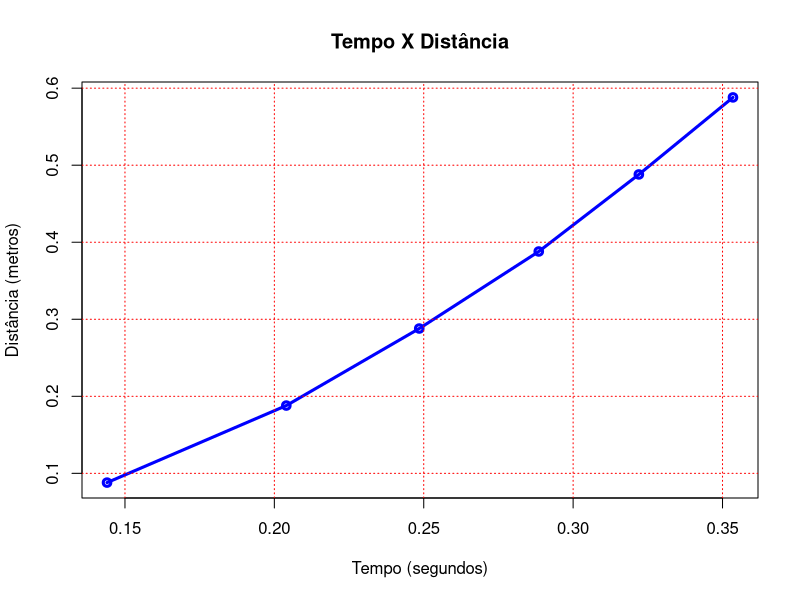

Reproduce this figure in R.
## ---- chunk 1
knitr::opts_chunk$set(echo = TRUE)
## ---- chunk 2
cat("\\newpage")
## ---- chunk 3
# Aqui esta todas as funções utilizadas no experimento
#############################################################################################
# Calculando Velocidade Final em cada queda
calcularVelocidadeFinal <- function(velocidadeInicial, aceleracao, tempoFinal){
  velocidadeFinal <- velocidadeInicial + (aceleracao*tempoFinal)
  return(velocidadeFinal)
}

#############################################################################################
# Calculando Aceleração Media em cada queda
calcularAceleracaoMedia <- function(velocidadeFinal, velocidadeInicial, tempoFinal, tempoInicial){
  aceleracaoMedia <- (velocidadeFinal - velocidadeInicial)/(tempoFinal - tempoInicial)
  return(aceleracaoMedia)
}
cat("\\newpage")
## ---- chunk 4
cat("\\newpage")
# Iniciando Calculos da F2
dadosF2 <- read.csv("bola_em_queda_livre-F2.csv", header = FALSE, col.names=c("tempoInicial","tempoFinal","distanciaInicial","distanciaFinal"))

dadosF2["tempoMedio"] <- dadosF2$tempoFinal - dadosF2$tempoInicial
dadosF2["distanciaMedia"] <- dadosF2$distanciaFinal - dadosF2$distanciaInicial
dadosF2["velocidadeInicial"] <- c(0,0,0,0,0,0)
## ---- chunk 5
print(dadosF2)
# Criando o Gráfico
# dadosF2$tempoMedio é o eixo X
# dadosF2$distanciaMedia é o eixo Y
# type "o" é o grafico contendo todos os pontos
# main é o título do grafico, irá aparecer no centro, na parte superior
# lwd é a espessura da linha do grafico
# xlab é o título do eixo X
# ylab é o título do eixo Y
plot(dadosF2$tempoMedio, dadosF2$distanciaMedia, type="o", col="blue", 
  main="Tempo X Distância",
  lwd=3,
  xlab="Tempo (segundos)",
  ylab="Distância (metros)")

# grid cria quadrantes no gráfico, essas linhas da divisoria, terão a cor vermelha
grid(col="red")
## ---- chunk 6
cat("\\newpage")
## ---- chunk 7
cat("\\newpage")
